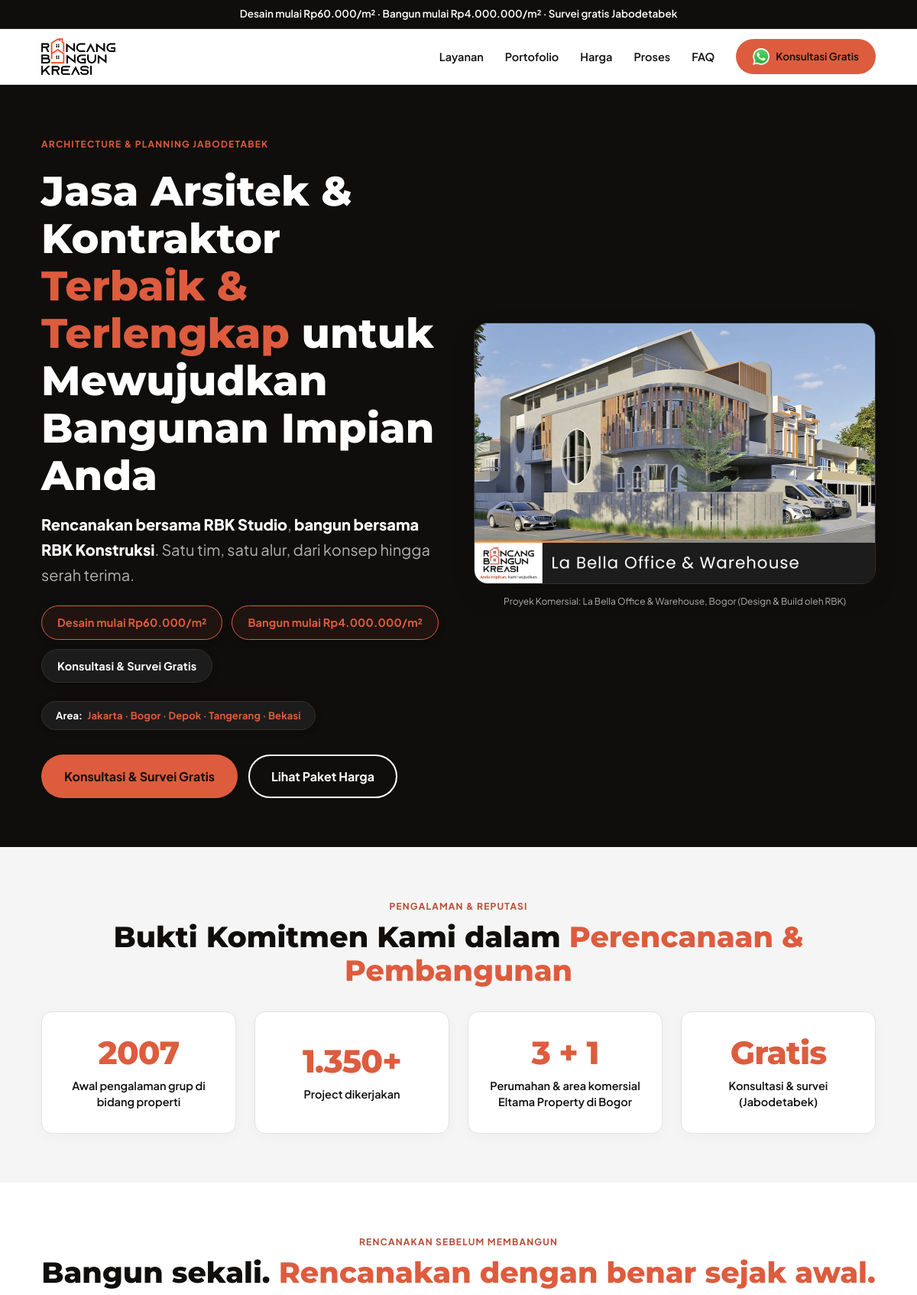
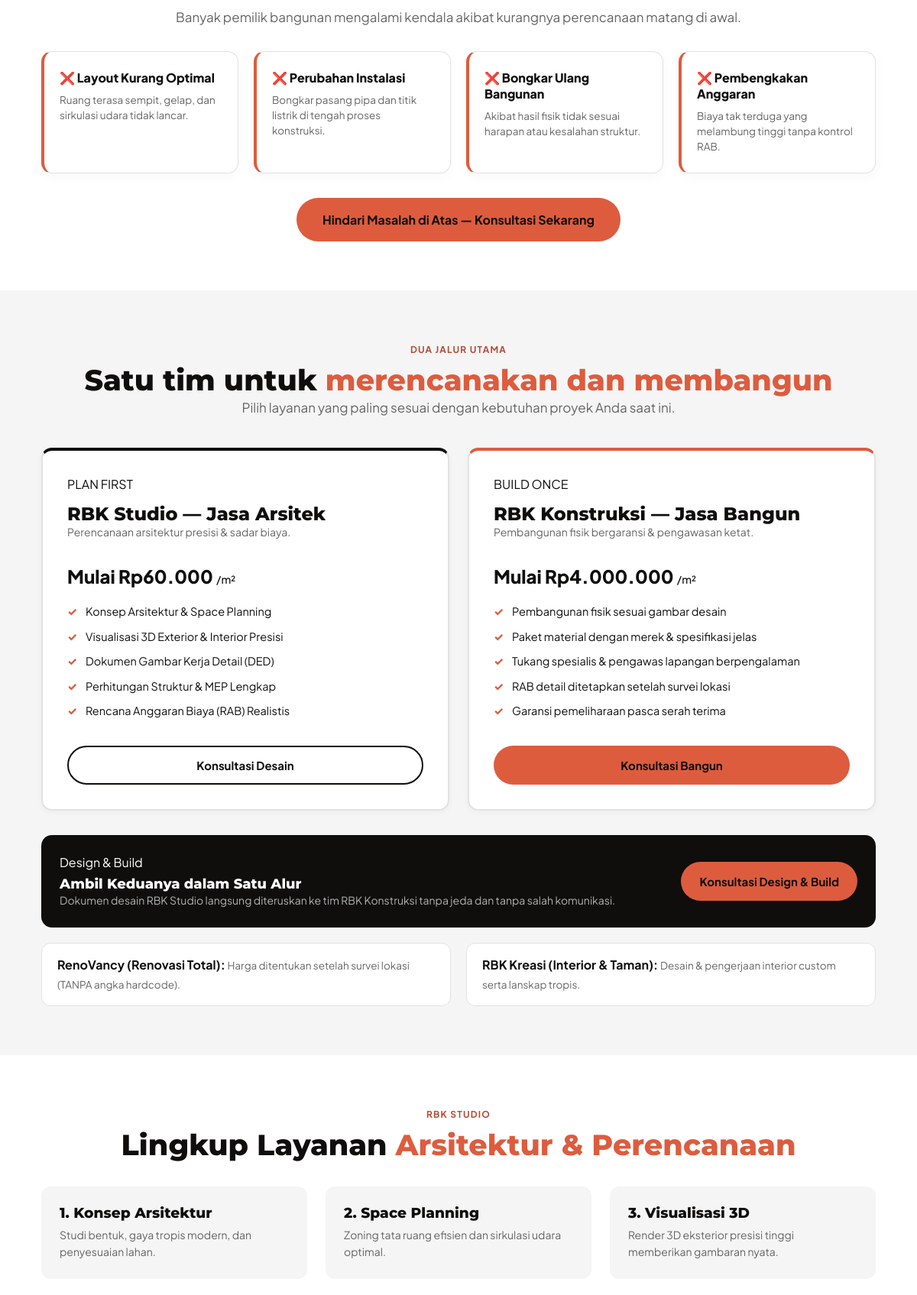
The page / (upper part) on the database its author committed (2 pictures, top to bottom).
### tables this page shows
CREATE TABLE `sections` (
  `id` BIGINT UNSIGNED AUTO_INCREMENT PRIMARY KEY,
  `key` VARCHAR(50) NOT NULL UNIQUE,
  `eyebrow` VARCHAR(255) NULL,
  `title` VARCHAR(255) NULL,
  `subtitle` TEXT NULL,
  `body` LONGTEXT NULL,
  `cta_label` VARCHAR(100) NULL,
  `cta_target` VARCHAR(255) NULL,
  `image_media_id` BIGINT UNSIGNED NULL,
  `is_visible` TINYINT(1) NOT NULL DEFAULT 1,
  `sort_order` INT NOT NULL DEFAULT 0,
  `created_at` DATETIME NOT NULL DEFAULT CURRENT_TIMESTAMP,
  `updated_at` DATETIME NOT NULL DEFAULT CURRENT_TIMESTAMP ON UPDATE CURRENT_TIMESTAMP,
  `deleted_at` DATETIME NULL
);

CREATE TABLE `stats` (
  `id` BIGINT UNSIGNED AUTO_INCREMENT PRIMARY KEY,
  `value` VARCHAR(50) NOT NULL,
  `label` VARCHAR(150) NOT NULL,
  `is_verified` TINYINT(1) NOT NULL DEFAULT 0,
  `source_note` TEXT NULL,
  `sort_order` INT NOT NULL DEFAULT 0,
  `is_published` TINYINT(1) NOT NULL DEFAULT 1,
  `created_at` DATETIME NOT NULL DEFAULT CURRENT_TIMESTAMP,
  `updated_at` DATETIME NOT NULL DEFAULT CURRENT_TIMESTAMP ON UPDATE CURRENT_TIMESTAMP,
  `deleted_at` DATETIME NULL
);

### app/Views/public/home.php (the view, shortened to what the rows shown need)
<!DOCTYPE html>
<html lang="id">
<head>
  <link rel="stylesheet" href="<?= asset('assets/css/style.css') ?>">
</head>
<body>
  <?php if (isset($sections['s0_announcement']) && ($settings['announcement_enabled'] ?? '1') === '1'): ?>
    <div class="announcement-bar">
      <?= e($sections['s0_announcement']['title'] ?? '') ?>
    </div>
  <?php endif; ?>
  <?php if (isset($sections['s1_navbar'])): ?>
    <header class="navbar-sticky">
      <div class="container navbar-inner">
        <a href="#top" class="navbar-brand" aria-label="Rancang Bangun Kreasi (RBK)">
          <img src="/assets/img/logo-rbk.png" alt="Rancang Bangun Kreasi Logo" class="brand-logo" width="200" height="48">
        </a>
        <ul class="navbar-menu">
          <li><a href="#layanan">Layanan</a></li>
          <li><a href="#portofolio">Portofolio</a></li>
          <li><a href="#harga">Harga</a></li>
          <li><a href="#proses">Proses</a></li>
          <li><a href="#faq">FAQ</a></li>
          <li>
            <a href="https://wa.me/<?= e($settings['whatsapp_number'] ?? '6281234593742') ?>" target="_blank" class="btn btn-orange btn-wa-nav" style="padding: 10px 20px; font-size: 13.5px; gap: 8px;">
              <img src="/assets/img/whatsapp-icon.png" alt="WhatsApp" width="22" height="22" style="width: 22px; height: 22px; object-fit: contain; flex-shrink: 0;">
              <span>Konsultasi Gratis</span>
            </a>
          </li>
        </ul>
      </div>
    </header>
  <?php endif; ?>
  <?php if (isset($sections['s2_hero'])): ?>
    <section id="top" class="hero-section dark">
      <div class="container hero-grid">
        <div class="hero-content reveal">
          <span class="eyebrow"><?= e($sections['s2_hero']['eyebrow']) ?></span>
          <h1><?= $sections['s2_hero']['title'] ?></h1>
          <p style="font-size: clamp(18px, 2.2vw, 20px); line-height: 1.65; margin-bottom: var(--space-6);"><?= $sections['s2_hero']['subtitle'] ?></p>
          <div class="hero-chips">
            <span class="hero-chip highlight">Desain mulai <?= format_rupiah(\App\Models\PackageModel::getMinPrice('desain')) ?>/m²</span>
            <span class="hero-chip highlight">Bangun mulai <?= format_rupiah(\App\Models\PackageModel::getMinPrice('bangun')) ?>/m²</span>
            <span class="hero-chip">Konsultasi & Survei Gratis</span>
          </div>
          <div class="hero-chips" style="margin-bottom: var(--space-8);">
            <span class="hero-chip" style="font-size: 13px; padding: 8px 18px;">Area: <strong style="color: var(--color-orange);">Jakarta · Bogor · Depok · Tangerang · Bekasi</strong></span>
          </div>
          <div style="display: flex; gap: 14px; flex-wrap: wrap;">
            <a href="#konsultasi" class="btn btn-orange" style="padding: 16px 28px; font-size: 16px;">Konsultasi & Survei Gratis</a>
            <a href="#harga" class="btn btn-outline-light" style="padding: 16px 28px; font-size: 16px;">Lihat Paket Harga</a>
          </div>
        </div>
        <figure class="hero-visual reveal">
          <picture>
            <source srcset="/assets/img/la-bella.jpg" type="image/jpeg">
            <img src="/assets/img/la-bella.jpg" alt="La Bella Office & Warehouse karya RBK" width="800" height="500" fetchpriority="high">
          </picture>
          <figcaption>Proyek Komersial: La Bella Office & Warehouse, Bogor (Design & Build oleh RBK)</figcaption>
        </figure>
      </div>
    </section>
  <?php endif; ?>
  <?php if (isset($sections['s3_trust'])): ?>
    <section class="section alt">
      <div class="container">
        <?php if (!empty($sections['s3_trust']['title']) || !empty($sections['s3_trust']['eyebrow'])): ?>
          <div style="text-align: center; margin-bottom: var(--space-8);" class="reveal">
            <?php if (!empty($sections['s3_trust']['eyebrow'])): ?>
              <span class="eyebrow"><?= e($sections['s3_trust']['eyebrow']) ?></span>
            <?php endif; ?>
            <?php if (!empty($sections['s3_trust']['title'])): ?>
              <h2 style="font-size: var(--fs-h2);"><?= $sections['s3_trust']['title'] ?></h2>
            <?php endif; ?>
          </div>
        <?php endif; ?>
        <div class="trust-grid reveal">
          <?php foreach ($stats as $st): ?>
            <div class="card trust-card">
              <div class="val"><?= e($st['value']) ?></div>
              <div class="lbl"><?= e($st['label']) ?></div>
            </div>
          <?php endforeach; ?>
        </div>
      </div>
    </section>
  <?php endif; ?>
  <?php if (isset($sections['s4_problem'])): ?>
    <section id="kenapa" class="section">
      <div class="container reveal" style="text-align: center;">
        <span class="eyebrow"><?= e($sections['s4_problem']['eyebrow']) ?></span>
        <h2 style="font-size: var(--fs-h2); margin-bottom: var(--space-4);"><?= $sections['s4_problem']['title'] ?></h2>
        <p style="font-size: var(--fs-body-lg); color: var(--color-muted-light); margin-bottom: var(--space-8);"><?= e($sections['s4_problem']['subtitle']) ?></p>
        <div class="problem-grid">
          <div class="problem-card">
            <div class="problem-body">
              <strong>❌ Layout Kurang Optimal</strong>
              <span>Ruang terasa sempit, gelap, dan sirkulasi udara tidak lancar.</span>
            </div>
          </div>
          <div class="problem-card">
            <div class="problem-body">
              <strong>❌ Perubahan Instalasi</strong>
              <span>Bongkar pasang pipa dan titik listrik di tengah proses konstruksi.</span>
            </div>
          </div>
          <div class="problem-card">
            <div class="problem-body">
              <strong>❌ Bongkar Ulang Bangunan</strong>
              <span>Akibat hasil fisik tidak sesuai harapan atau kesalahan struktur.</span>
            </div>
          </div>
          <div class="problem-card">
            <div class="problem-body">
              <strong>❌ Pembengkakan Anggaran</strong>
              <span>Biaya tak terduga yang melambung tinggi tanpa kontrol RAB.</span>
            </div>
          </div>
        </div>
        <a href="#konsultasi" class="btn btn-orange" style="padding: 16px 32px; font-size: 16px;">Hindari Masalah di Atas — Konsultasi Sekarang</a>
      </div>
    </section>
  <?php endif; ?>
  <?php if (isset($sections['s5_two_paths'])): ?>
    <section id="layanan" class="section alt">
      <div class="container">
        <div style="text-align: center; margin-bottom: var(--space-10);" class="reveal">
          <span class="eyebrow"><?= e($sections['s5_two_paths']['eyebrow']) ?></span>
          <h2 style="font-size: var(--fs-h2);"><?= $sections['s5_two_paths']['title'] ?></h2>
          <p style="color: var(--color-muted-light); font-size: var(--fs-body-lg);"><?= e($sections['s5_two_paths']['subtitle']) ?></p>
        </div>
        <div class="two-paths-grid reveal">
          <div class="path-card studio">
            <span class="badge badge-black" style="align-self: flex-start;">PLAN FIRST</span>
            <h3 style="font-size: 24px; margin-top: 12px;">RBK Studio — Jasa Arsitek</h3>
            <p style="color: var(--color-muted-light); font-size: 14px;">Perencanaan arsitektur presisi & sadar biaya.</p>
            <div class="price-tag">Mulai <?= format_rupiah(\App\Models\PackageModel::getMinPrice('desain')) ?> <small style="font-size: 14px; font-weight: 500;">/m²</small></div>
            <ul>
              <li>Konsep Arsitektur & Space Planning</li>
              <li>Visualisasi 3D Exterior & Interior Presisi</li>
              <li>Dokumen Gambar Kerja Detail (DED)</li>
              <li>Perhitungan Struktur & MEP Lengkap</li>
              <li>Rencana Anggaran Biaya (RAB) Realistis</li>
            </ul>
            <a href="#konsultasi" class="btn btn-outline-dark" style="width: 100%;">Konsultasi Desain</a>
          </div>
          <div class="path-card konstruksi">
            <span class="badge badge-orange" style="align-self: flex-start;">BUILD ONCE</span>
            <h3 style="font-size: 24px; margin-top: 12px;">RBK Konstruksi — Jasa Bangun</h3>
            <p style="color: var(--color-muted-light); font-size: 14px;">Pembangunan fisik bergaransi & pengawasan ketat.</p>
            <div class="price-tag">Mulai <?= format_rupiah(\App\Models\PackageModel::getMinPrice('bangun')) ?> <small style="font-size: 14px; font-weight: 500;">/m²</small></div>
            <ul>
              <li>Pembangunan fisik sesuai gambar desain</li>
              <li>Paket material dengan merek & spesifikasi jelas</li>
              <li>Tukang spesialis & pengawas lapangan berpengalaman</li>
              <li>RAB detail ditetapkan setelah survei lokasi</li>
              <li>Garansi pemeliharaan pasca serah terima</li>
            </ul>
            <a href="#konsultasi" class="btn btn-orange" style="width: 100%;">Konsultasi Bangun</a>
          </div>
        </div>
        <div style="background: var(--color-black); color: var(--color-white); border-radius: var(--radius-xl); padding: 24px; margin-top: var(--space-8); display: flex; align-items: center; justify-content: space-between; flex-wrap: wrap; gap: 20px;" class="reveal">
          <div>
            <span class="badge badge-orange">Design & Build</span>
            <h4 style="font-size: 18px; color: var(--color-white); margin-top: 6px;">Ambil Keduanya dalam Satu Alur</h4>
            <p style="color: var(--color-muted-dark); font-size: 14px; margin: 0;">Dokumen desain RBK Studio langsung diteruskan ke tim RBK Konstruksi tanpa jeda dan tanpa salah komunikasi.</p>
          </div>
          <a href="#konsultasi" class="btn btn-orange" style="white-space: nowrap;">Konsultasi Design & Build</a>
        </div>
        <div style="display: flex; gap: 20px; margin-top: 20px; flex-wrap: wrap;" class="reveal">
          <div style="flex: 1; min-width: 280px; background: var(--color-white); padding: 16px 20px; border-radius: var(--radius-lg); border: 1px solid var(--color-border-light);">
            <strong>RenoVancy (Renovasi Total):</strong> <span style="font-size: 13.5px; color: var(--color-muted-light);">Harga ditentukan setelah survei lokasi (TANPA angka hardcode).</span>
          </div>
          <div style="flex: 1; min-width: 280px; background: var(--color-white); padding: 16px 20px; border-radius: var(--radius-lg); border: 1px solid var(--color-border-light);">
            <strong>RBK Kreasi (Interior & Taman):</strong> <span style="font-size: 13.5px; color: var(--color-muted-light);">Desain & pengerjaan interior custom serta lanskap tropis.</span>
          </div>
        </div>
      </div>
    </section>
  <?php endif; ?>
  <?php if (isset($sections['s6_studio_scope'])): ?>
    <section class="section">
      <div class="container">
        <div style="text-align: center; margin-bottom: var(--space-8);" class="reveal">
          <span class="eyebrow"><?= e($sections['s6_studio_scope']['eyebrow']) ?></span>
          <h2 style="font-size: var(--fs-h2);"><?= $sections['s6_studio_scope']['title'] ?></h2>
        </div>
        <div style="display: grid; grid-template-columns: repeat(auto-fit, minmax(280px, 1fr)); gap: 24px;" class="reveal">
          <div style="background: var(--color-surface-light); padding: 24px; border-radius: var(--radius-lg);">
            <h3>1. Konsep Arsitektur</h3>
            <p style="font-size: 14px; color: var(--color-muted-light); margin-top: 8px;">Studi bentuk, gaya tropis modern, dan penyesuaian lahan.</p>
          </div>
          <div style="background: var(--color-surface-light); padding: 24px; border-radius: var(--radius-lg);">
            <h3>2. Space Planning</h3>
            <p style="font-size: 14px; color: var(--color-muted-light); margin-top: 8px;">Zoning tata ruang efisien dan sirkulasi udara optimal.</p>
          </div>
          <div style="background: var(--color-surface-light); padding: 24px; border-radius: var(--radius-lg);">
            <h3>3. Visualisasi 3D</h3>
            <p style="font-size: 14px; color: var(--color-muted-light); margin-top: 8px;">Render 3D eksterior presisi tinggi memberikan gambaran nyata.</p>
          </div>
        </div>
      </div>
    </section>
  <?php endif; ?>
</body>
</html>

### app/Core/Router.php (shortened to what the rows shown need)
<?php
class Router
{
    private array $routes = [];
    private function addRoute(string $method, string $path, $handler, array $middlewares): void
    {
        $pattern = preg_replace('/\{([a-zA-Z0-9_]+)\}/', '(?P<$1>[^/]+)', $path);
        $pattern = '#^' . $pattern . '$#';
        $this->routes[] = [
            'method'      => $method,
            'path'        => $path,
            'pattern'     => $pattern,
            'handler'     => $handler,
            'middlewares' => $middlewares,
        ];
    }
    public function dispatch(Request $request): void
    {
        $method = $request->getMethod();
        $uri = $request->getUri();
        foreach ($this->routes as $route) {
            if ($route['method'] === $method && preg_match($route['pattern'], $uri, $matches)) {
                $params = array_filter($matches, 'is_string', ARRAY_FILTER_USE_KEY);
                $handler = $route['handler'];
                if (is_array($handler)) {
                    [$controllerClass, $methodName] = $handler;
                    $controller = new $controllerClass();
                    $controller->$methodName($request, ...array_values($params));
                } else if (is_callable($handler)) {
                    $handler($request, ...array_values($params));
                }
                return;
            }
        }
    }
}

### app/Services/PricingService.php (shortened to what the rows shown need)
<?php
class PricingService
{
    public static function replacePlaceholders(string $text): string
    {
        if (!str_contains($text, '{')) {
            return $text;
        }
        $desainMin = PackageModel::getMinPrice('desain');
        $bangunMin = PackageModel::getMinPrice('bangun');
        $desainBasic = format_rupiah(60000);
        $desainStandard = format_rupiah(80000);
        $desainPremium = format_rupiah(150000);
        $bangunBasic = "Rp4.000.000–4.500.000";
        $bangunStandard = "Rp4.500.000–5.000.000";
        $bangunPremium = "Rp6.000.000–7.500.000";
        $contohDesain120 = format_rupiah(120 * 60000);
        $replacements = [
            '{harga_desain_min}'     => format_rupiah($desainMin),
            '{{harga_desain_min}}'   => format_rupiah($desainMin),
            '{harga_bangun_min}'     => format_rupiah($bangunMin),
            '{{harga_bangun_min}}'   => format_rupiah($bangunMin),
            '{{harga_desain_basic}}' => $desainBasic,
            '{{harga_desain_standard}}' => $desainStandard,
            '{{harga_desain_premium}}'  => $desainPremium,
            '{{harga_bangun_basic}}' => $bangunBasic,
            '{{harga_bangun_standard}}' => $bangunStandard,
            '{{harga_bangun_premium}}'  => $bangunPremium,
            '{{contoh_desain_120}}'  => $contohDesain120,
        ];
        return strtr($text, $replacements);
    }
    public static function formatTitle(string $text): string
    {
        $text = self::replacePlaceholders($text);
        if (str_contains($text, '*')) {
            $text = preg_replace('/\*(.*?)\*/', '<span style="color: var(--color-orange);">$1</span>', $text);
        }
        return $text;
    }
}

### rows shown on the page
sections: eyebrow "ARCHITECTURE & PLANNING JABODETABEK", title "Jasa Arsitek & Kontraktor Terbaik & Terlengkap untuk Mewujudkan Bangunan Impian Anda", subtitle "Rencanakan bersama RBK Studio , bangun bersama RBK Konstruksi . Satu tim, satu alur, dari konsep hingga serah terima."
sections: eyebrow "PENGALAMAN & REPUTASI", title "Bukti Komitmen Kami dalam Perencanaan & Pembangunan"
stats: value "2007", label "Awal pengalaman grup di bidang properti"
stats: value "1.350+", label "Project dikerjakan"
stats: value "3 + 1", label "Perumahan & area komersial Eltama Property di Bogor"
stats: value "Gratis", label "Konsultasi & survei (Jabodetabek)"
sections: eyebrow "RENCANAKAN SEBELUM MEMBANGUN", title "Bangun sekali. Rencanakan dengan benar sejak awal.", subtitle "Banyak pemilik bangunan mengalami kendala akibat kurangnya perencanaan matang di awal."
sections: eyebrow "DUA JALUR UTAMA", title "Satu tim untuk merencanakan dan membangun", subtitle "Pilih layanan yang paling sesuai dengan kebutuhan proyek Anda saat ini."
sections: eyebrow "RBK STUDIO", title "Lingkup Layanan Arsitektur & Perencanaan"

### other values the page prints
$sections['s0_announcement']['title'] "Desain mulai Rp60.000/m² · Bangun mulai Rp4.000.000/m² · Survei gratis Jabodetabek"
format_rupiah(\App\Models\PackageModel::getMinPrice('desain')) "Rp60.000"
format_rupiah(\App\Models\PackageModel::getMinPrice('bangun')) "Rp4.000.000"
